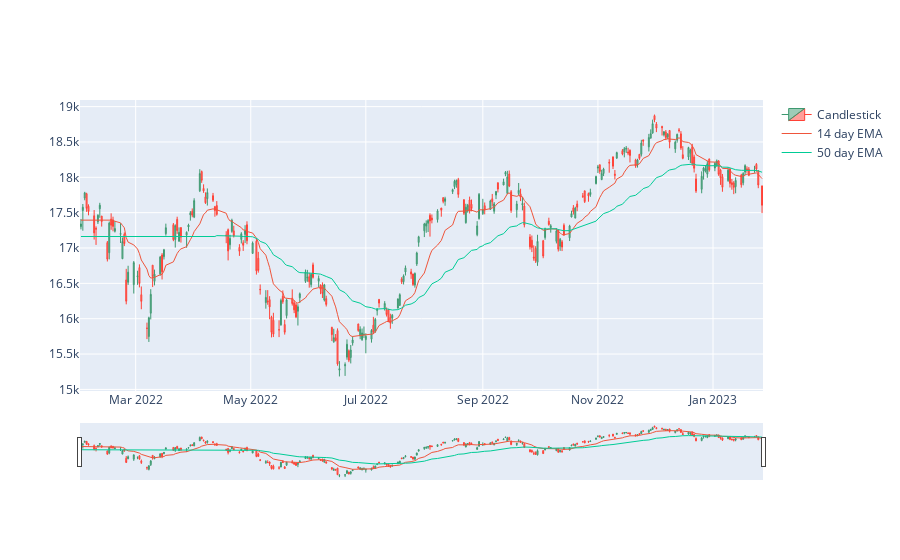

Notebook code for this chart:
### Markdown cell above
### Simple Candlestick Plot with 14 and 50 day Exponential Moving Averages

### Code cell
# Call the get history function for 1 year
df_nse_1_year = history_func(1)

# Add 14 and 50 Day Exponential Moving Average Columns to dataframe
ema_list = ema_calc(df_nse_1_year['Close'], 14)
df_nse_1_year['14 day EMA'] = ema_list

ema_list = ema_calc(df_nse_1_year['Close'], 50)
df_nse_1_year['50 day EMA'] = ema_list
del ema_list

# Plot the candlestick time series graph for the last year's worth of data with the 14 and 50 day exponential moving averages
candlestick = pgo.Figure(data = [pgo.Candlestick(x=df_nse_1_year['Date'], open=df_nse_1_year['Open'], high=df_nse_1_year['High'], 
low=df_nse_1_year['Low'], close=df_nse_1_year['Close'], line = dict(width = 1), name = 'Candlestick'),
pgo.Scatter(x = df_nse_1_year['Date'], y = df_nse_1_year['14 day EMA'], line = dict(width=1), name = '14 day EMA'),
pgo.Scatter(x = df_nse_1_year['Date'], y = df_nse_1_year['50 day EMA'], line = dict(width=1), name = '50 day EMA')])

candlestick.update_yaxes(fixedrange=False)

candlestick.show()

### Figure 1 — Plotly figure (JSON) as saved in the notebook; plotly's stock layout.template omitted (floating-point values rounded to 4 significant figures; data arrays with more than 128 entries replaced by an {"elided": "..."} marker saying what was removed)
{"data": [{"close": {"elided": "248 float values"}, "high": {"elided": "248 float values"}, "line": {"width": 1}, "low": {"elided": "248 float values"}, "name": "Candlestick", "open": {"elided": "248 float values"}, "type": "candlestick", "x": {"elided": "248 str values"}}, {"line": {"width": 1}, "name": "14 day EMA", "type": "scatter", "x": {"elided": "248 str values"}, "y": {"elided": "248 float values"}}, {"line": {"width": 1}, "name": "50 day EMA", "type": "scatter", "x": {"elided": "248 str values"}, "y": {"elided": "248 float values"}}], "layout": {"yaxis": {"fixedrange": false}}}
